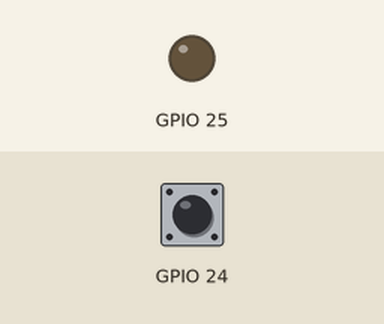
The program below on a simulated Raspberry Pi (BCM pin numbers). On the bench: output pins drawn as LEDs (lit = HIGH). Inputs (shaded band) come from the test bench; at power-on: GPIO 24 LOW.

Above: at 1.2 s.
1.3 s: GPIO 24 pulled HIGH for 0.15 s
At 1.37 s:
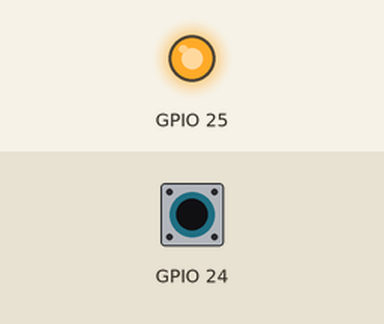
2.9 s: GPIO 24 pulled HIGH for 3.2 s
At 6.7 s:
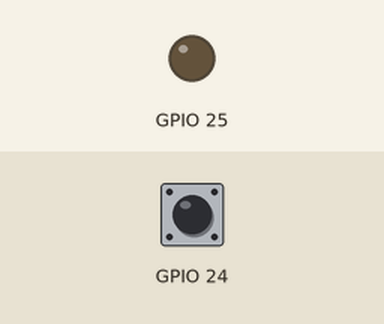
Timing chart, 0 to 8.2 s (numbered marks = the images above; inputs shaded):
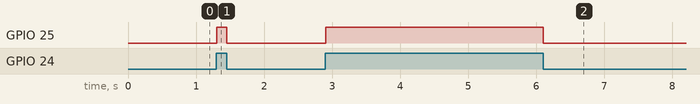

The program:

p113.py
```python
import RPi.GPIO as GPIO
import time
GPIO.setmode(GPIO.BCM)   # Uses GPIO pin numbers.
GPIO.setup(24,GPIO.IN,pull_up_down=GPIO.PUD_DOWN)
GPIO.setup(25,GPIO.OUT)  # Uses GPIO #25 as output.
try:
    while True:
        if GPIO.input(24) == GPIO.HIGH:  # if GPIO#24 is high.
            GPIO.output(25,GPIO.HIGH)    # Lights LED.
        else:
            GPIO.output(25,GPIO.LOW)
        time.sleep(0.01)  # idle.
except KeyboardInterrupt:
    pass  # Terminates program with Ctrl+C.
GPIO.cleanup()  # Initializes GPIO.setup().
```

Measured:
- after the input at 1.3 s, GPIO 25: LOW → HIGH at once, → LOW 0.15 s later
- after the input at 2.9 s, GPIO 25: LOW → HIGH at once, → LOW 3.2 s later
